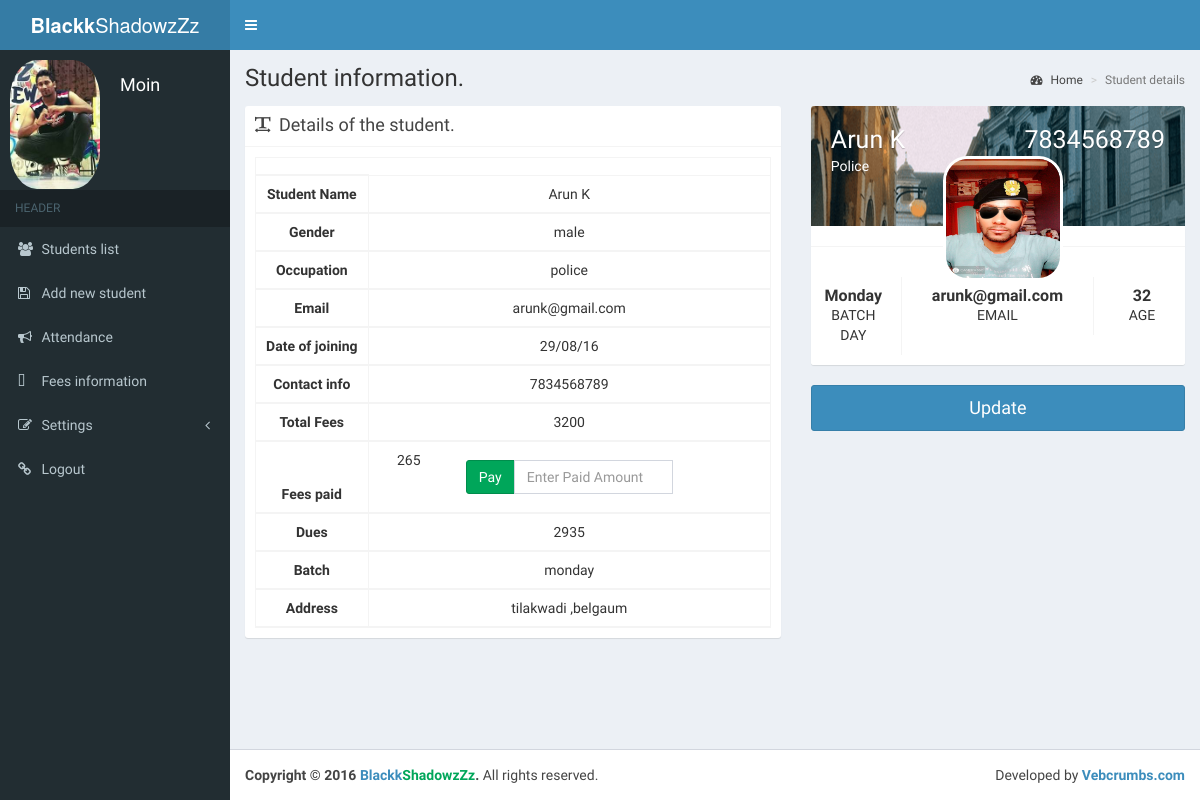
The app's page /pages/student/viewdetail.php?id=18 (signed in) with its own data.
### tables this page shows
CREATE TABLE IF NOT EXISTS `student_info` (
`id` int(11) NOT NULL,
  `name` varchar(30) NOT NULL,
  `email` varchar(30) NOT NULL,
  `contact` varchar(30) NOT NULL,
  `age` int(11) NOT NULL,
  `doj` varchar(30) NOT NULL,
  `totalfees` int(11) NOT NULL,
  `feespaid` int(11) NOT NULL,
  `address` varchar(50) NOT NULL,
  `myfile` varchar(30) NOT NULL,
  `batch` varchar(50) NOT NULL,
  `gender` varchar(10) NOT NULL,
  `occupation` varchar(100) NOT NULL
);

### pages/student/viewdetail.php (the view, shortened to what this page needs)
<!DOCTYPE html>
<html>
<head>
  <link rel="stylesheet" href="../../bootstrap/css/bootstrap.min.css">
       <link rel="stylesheet" href="../../assets/plugins/Font-Awesome/css/font-awesome.css" />
  <link rel="stylesheet" href="../../plugins/font-awesome.min.css">
  <link rel="stylesheet" href="../../plugins/ionicons.min.css">
  <link rel="stylesheet" href="../../plugins/datepicker/datepicker3.css">
  <link rel="stylesheet" href="../../plugins/datatables/dataTables.bootstrap.css">
  <link rel="stylesheet" href="../../dist/css/AdminLTE.min.css">
  <link rel="stylesheet" href="../../dist/css/skins/_all-skins.min.css">
</head>
<body class="hold-transition skin-blue sidebar-mini fixed">
<div class="wrapper">
  <?php include '../include/sidebar.php';?>
  <div class="content-wrapper">
    <section class="content-header">
      <h1>
        Student information.
      </h1>
      <ol class="breadcrumb">
        <li><a href="#"><i class="fa fa-dashboard"></i> Home</a></li>
        <li class="active">Student details</li>
      </ol>
    </section>
    <section class="content">
      <div class="row">
        <div class="col-md-7">
          <div class="box box-solid">
				<div class="box-header with-border">
				<i class="fa fa-text-width"></i>
				<h3 class="box-title">Details of the student.</h3>
				</div>
            <div id='tabledata' class="box-body">
              <table id="example1" class="table table-bordered table-striped text-center">
                <thead>
<?php
      $id=$_GET['id'] ;
$q=mysql_query("select * from student_info where id=$id");
$num=mysql_num_rows($q);
if($num > 0)
{
	while($row=mysql_fetch_array($q))
	{
		$name=$row['name'];
		$id=$row['id'];
    	$doj=$row['doj'];
		$contact=$row['contact'];
		$batchy=$row['batch'];
        $email=$row['email'];
        $age=$row['age'];
        $address=$row['address'];
        $gender=$row['gender'];
        $occupation=$row['occupation'];
		$feespaid=$row['feespaid'];
		$totalfees=$row['totalfees'];
		$myfile=$row['myfile'];
		$dues=$row['totalfees']-$row['feespaid'];
		?>
                 <td>
				  <tr>
                  <th>Student Name</th>
				  <td><input type="hidden" class="txtableid"  value="<?php echo $id;?>">
				  <span id='areaname'><?php echo $name;?></span>
				  </td>
             	 </tr>
             	 <tr>
                  <th>Gender</th>
                  <td><input type="text" style='display:none;' class="txtablegender"  value="<?php echo $gender;?>" >
				  <span id='areagender'><?php echo $gender;?></span>
				  </td>
                  </tr>
                  <tr>
                  <th>Occupation</th>
                  <td><input type="text" style='display:none;' class="txtableoccu"  value="<?php echo $occupation;?>" >
				  <span id='areaoccu'><?php echo $occupation;?></span>
				  </td>
                  </tr>
             	  <tr>
                  <th>Email</th>
                  <td><input type="text" style='display:none;' class="txtableemail"  value="<?php echo $email;?>" >
				  <span id='areaemail'><?php echo $email;?></span>
				  </td>
                  </tr>
                 <tr>
                  <th>Date of joining</th>
                  <td><input type="text" style='display:none;' class="txtabledoj form-control" id="datepicker" name="datepicker" placeholder="Date of joining" value="<?php echo $doj;?>" >
				  <span id='areadoj'><?php echo $doj;?></span>
				  </td>
                  </tr>
                  <tr>
                  <th>Contact info</th>
                  <td><input type="text" style='display:none;' class="txtablecontact"  value="<?php echo $contact;?>" >
				  <span id='areacontact'><?php echo $contact;?></span>
				  </td>
                  </tr>
                  <tr>
                  <th>Total Fees</th>
                  <td><input type="text" style='display:none;' class="txtablefees"  value="<?php echo $totalfees;?>" >
				  <span id='areafees'><?php echo $totalfees;?></span>
				  </td>
                  </tr>
                  <tr>
                  <th>Fees paid</th>
                  <td><span class='col-sm-2' id='feespaid'><?php echo $feespaid;?></span>
				  <span class='col-sm-8'>
					<div class="input-group margin">
						<div class="input-group-btn">
					<button id='feesedit' type="button" onclick="feespaid(<?php echo $id;?>,<?php echo $feespaid;?>)"  class="btn btn-success">Pay</button>
						</div>
					<input id='feesinput' placeholder='Enter Paid Amount' class="form-control" type="text"/>
					</div>
				  </td>
                  </tr>
                  <tr>
                  <th>Dues</th>
                  <td><span id='feesdues'><?php echo $dues;?></span>
				  </td>
                  </tr>
                  <tr>
                  <th>Batch</th>
                  <td>
                  <span id='batch'><?php echo $batchy;?></span>
				  </td>
                  </tr>
                  <tr>
                  <th>Address</th>
                  <td><input type="text" style='display:none;' class="txtableaddr"  value="<?php echo $address;?>" >
				  <span id='areaaddr'><?php echo $address;?></span>
				  </td>
                  </tr>
                <?php
	}
}
?>
                </thead>
              </table>
            </div>
          </div>
        </div>
		<div  class="col-md-5">
          <div id='tabledatapic' class="box box-widget widget-user">
            <div class="widget-user-header bg-black" style="background: url('../../dist/img/photo1.png') center center;">
              <h2 class="widget-user-username pull-right"><?php echo ucfirst($contact); ?></h2>
              <h2 class="widget-user-username"><?php echo ucfirst($name); ?></h2>
              <h5 class="widget-user-desc"><?php echo ucfirst($occupation); ?></h5>
            </div>
            <div class="widget-user-image">
              <img class="img-circle" style='width:120px;border-radius:20% ;margin-left:-10px;margin-top:-15px;max-height: 125px;' src="<?php echo $myfile;?>" alt="User Avatar">
            </div><br/>
            <div class="box-footer">
              <div class="row">
                <div class="col-sm-3 border-right">
                  <div class="description-block">
                    <h5 class="description-header"><?php echo ucfirst($batchy); ?></h5>
                    <span class="description-text">Batch Day</span>
                  </div>
                </div>
                <div class="col-sm-6 border-right">
                  <div class="description-block">
                    <h6 class="description-header"><?php echo $email ?></h6>
                    <span class="description-text">EMAIL</span>
                  </div>
                </div>
                <div class="col-sm-3">
                  <div class="description-block">
                    <h5 class="description-header"><?php echo $age ?></h5>
                    <span class="description-text">AGE</span>
                  </div>
                </div>
              </div>
            </div>
          </div>
		  <input class='btn btn-block btn-primary btn-lg' id='edit' value='Update' type='button'/>
        </div>
      </div>
    </section>
  </div>
  <footer class="main-footer">
    <div class="pull-right hidden-xs">
      Developed by <a href="http://vebcrumbs.com" target="_blank"><b>Vebcrumbs.com</b></a>
    </div>
    <strong>Copyright &copy; 2016 <a href="#">Blackk<span class="text-green">ShadowzZz</span></a>.</strong> All rights
    reserved.
  </footer>
</div>
</body>
</html>

### pages/include/sidebar.php (shortened to what this page needs)
<?php
$email = $_SESSION["email"]; ?>
<header class="main-header">
    <a href="../../index.php" class="logo">
      <span class="logo-lg"><b>Blackk</b>ShadowzZz</span>
    </a>
    <nav class="navbar navbar-static-top">
      <a href="#" class="sidebar-toggle" data-toggle="offcanvas" role="button">
      </a>
    </nav>
  </header>
  <aside class="main-sidebar">
<aside class="main-sidebar">
    <section class="sidebar">
        <?php
        $sql = mysql_query("select * from login_info where email='$email'");
        $num = mysql_num_rows($sql);
        if ($num > 0){
        while ($row = mysql_fetch_array($sql))
        {
        ?>
        <div class="user-panel">
            <div style='width:120px;height:120px;' class="pull-left image">
                <img style='max-width:90px ;border-radius:30% ;' src="<?php echo $row['myfile']; ?>" class="img-circle"
                     alt="User Image">
            </div>
            <div style='margin-left:50px;' class="pull-left info">
                <h4><?php echo $row['name']; ?></h4>
                <?php
                }
                }
                ?>
            </div>
        </div>
        <ul class="sidebar-menu">
            <li class="header">HEADER</li>
            <li class='<?php active('studentlist.php'); ?>'><a href="../student/studentlist.php"><i
                        class="fa fa-users"></i> <span>Students list</span></a></li>
            <li class='<?php active('addstudent.php'); ?>'><a href="../student/addstudent.php"><i
                        class="fa fa-save"></i> <span>Add new student</span></a></li>
            <li class='<?php active('attendance.php'); ?>'><a href="../student/attendance.php"><i
                        class="fa fa-bullhorn"></i> <span>Attendance</span></a></li>
            <li><a href="#"><i class="fa fa-pie-chart"></i> <span>Fees information</span></a></li>
            <li class='treeview <?php active('changepass.php');
            active('adduser.php'); ?>'>
                <a href="#"><i class="fa fa-edit"></i> <span>Settings</span> <i class="fa fa-angle-left pull-right"></i></a>
            </li>
            <li><a href="../include/logout.php"><i class="fa fa-link"></i> <span>Logout</span></a></li>
        </ul>
    </section>
</aside></aside>

### records on screen
student_info: name "Arun K", gender "male", occupation "police", email "arunk@gmail.com", doj "29/08/16", contact "7834568789", totalfees "3200", feespaid "265", dues "2935", batch "monday", address "tilakwadi ,belgaum", occupation "Police", myfile (picture), batch "Monday", age "32"

### other values on screen
$row['name'] "Moin"
